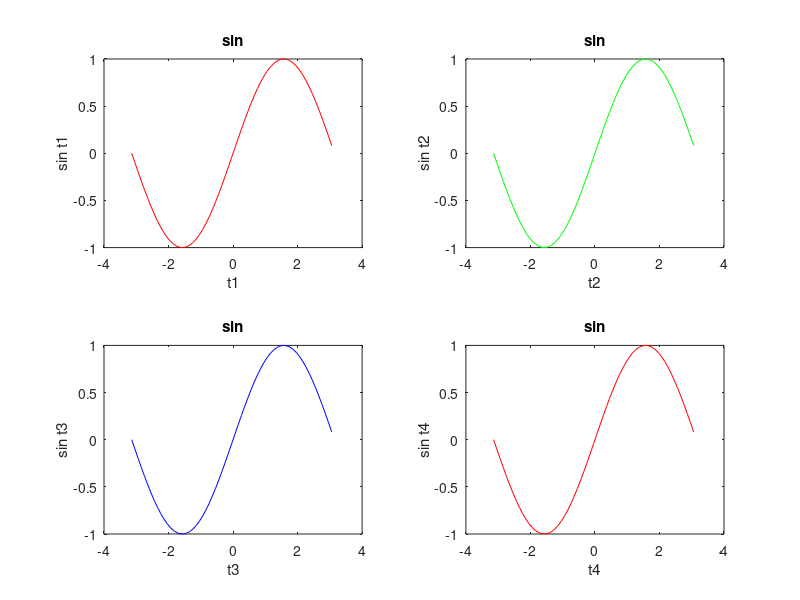

MATLAB code to generate this figure:
clear;
close all;
t1=-pi:.1:pi;
y1=sin(t1);
subplot(2,2,1);
plot(t1,y1,'r');
xlabel('t1');
ylabel('sin t1');
title('sin');

t2=-pi:.1:pi;
y2=sin(t2);
subplot(2,2,2);
plot(t2,y2,'g');
xlabel('t2');
ylabel('sin t2');
title('sin');

t3=-pi:.1:pi;
y3=sin(t3);
subplot(2,2,3);
plot(t3,y3,'b');
xlabel('t3');
ylabel('sin t3');
title('sin');

t4=-pi:.1:pi;
y4=sin(t4);
subplot(2,2,4);
plot(t4,y4,'r');
xlabel('t4');
ylabel('sin t4');
title('sin');
